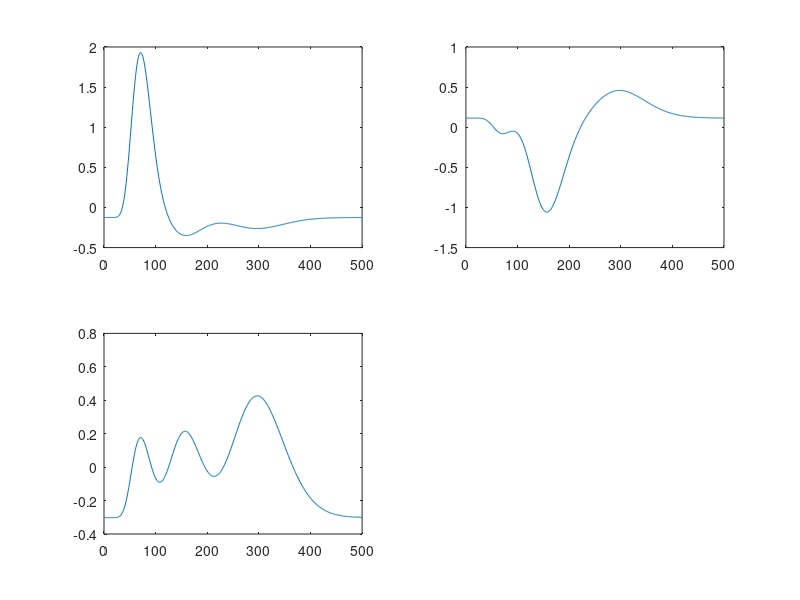

Source code (MATLAB): (Note: this script raises an error after producing the figure.)
function [simu_EEG,SP,SF,Z]= sERP_data_gen(SNR,iMC,chan,len,trial,fs,flag_fig,f_alpha_seed)
% ERP_data_gen - generate artifical EEG data with given SNR channel length trial and sample-rate
%                ERP: three gamma function 
%                spontanous EEG: 1/f noise with Gaussian distribution
% Syntax:  concatEEG = ERP_data_gen(SNR,chan,len,trial,fs)
%
% Inputs:
%    SNR - Signal to Noise Ratio of ERP
%    iMC - index for Monto Carlo 
%    chan - channel number of EEG data
%    len - length of EEG in each trial
%    trial - number of ERP trials
%    fs - sample rate
%    flag_fig - true: plot the figures; false: do not plot any figure
%
% Outputs:
%    concatEEG - concatenated EEG data 
%    
%
% Example: 
%    concatEEG = ERP_data_gen(SNR,chan,len,trial,fs)
%    Line 2 of example
%    Line 3 of example
%
% Other m-files required: f_alpha_gaussian.m
% Subfunctions: none
% MAT-files required: none
%
% 

% Author: Chaohua Wu
% Department of Biomedical Engineering, Tsinghua University
% email: xs.wuchaohua@outlook.com
%
% Nov 4 2013; output spatial pattern C & components Z1
% Oct 29 2013; Last revision: 

%------------- BEGIN CODE --------------
if nargin == 0
SNR = -10; 
chan = 30;
len = 500;
trial = 50;
fs = 1000;
flag_fig = true;
iMC = 5;
f_alpha_seed = [1:30];
end

if nargin == 1
chan = 30;
len = 500;
trial = 100;
fs = 1000;
flag_fig = false;
iMC = 1;
f_alpha_seed = [1:30];
end


if nargin == 2
chan = 30;
len = 500;
trial = 100;
fs = 1000;
flag_fig = false;
f_alpha_seed = [1:30];
end

SNR_white = 20;
nc = 3;
%dnc = 3;
%%%% ERP signal generation %%%%
Z =10*[gampdf([0:len-1],15,5);gampdf([0:len-1],27,6);gampdf([0:len-1],38,8)];
% if flag_fig 
%     figure
%     for i = 1:nc
%         subplot(2,2,i)
%         plot(Z(i,:));
%     end
% end


mask =ones(1,len);
fbound = 60;
mask_index = floor(fbound/(fs/len));
mask(mask_index+1:len-mask_index-1) = 0;
for i = 1:nc
    tempfft = fft(Z(i,:));
    tempfft = tempfft.*mask;
    Z(i,:) = real(ifft(tempfft));
end
Z = detrend(Z','constant')';
[Ut,St,Vt] = svd(Z,'econ');
Z = 10*diag([-1,1,1])*St*Vt';
if flag_fig 
    figure
    for i = 1:nc
        subplot(2,2,i)
        plot(Z(i,:));
    end
end


%  ERP_template = zeros(nc,len);
% % ERP_template.Z2 = zeros(nc,len);
%  for i = 1:nc
%      ERP_template(i,:) = Z(i,:)>0.1;
% %     ERP_template.Z2(i,:) = Z2(i,:)>0.05;
% % % Z1_template(2,:) = Z1(2,:)>0.05;Z2_template(2,:) = Z2(2,:)>0.05;
% % % Z1_template(3,:) = Z1(3,:)>0.05;Z2_template(3,:) = Z2(3,:)>0.05;
% % % Z1_template(4,:) = Z1(4,:)>0.05;Z2_template(4,:) = Z2(4,:)>0.05;
%  end
% if flag_fig
%     figure
%     for i = 1:nc
%         subplot(2,2,i)
%         %plot(ERP_template(i,:),'r--');hold on;
%         plot(ERP_template(i,:));
%     end
% end
% 
% save('sq_template.mat','ERP_template');

%%%%%%%%%%%%%%%% spatial filter
rng((564+SNR)*iMC,'twister'); 
SF = randn(chan,nc); 
SF = orth(SF);
  
%%%% spontaneous EEG
nspEEG = chan;
rng((421+SNR)*iMC,'twister'); 
spEEGmix =  randn(chan,nspEEG);

spEEGsource = zeros(nspEEG,len*trial); 

for insp = 1:nspEEG
    
    temp = f_alpha_gaussian(len*trial,f_alpha_seed(insp));
    spEEGsource(insp,:) = detrend(temp','constant')';

end
%%%%%%%%%% mixed spontaneous EEG
spEEG = spEEGmix*spEEGsource;
spEEG_cov = spEEG*spEEG'/(len*trial);

%%%%%%%%%% spatial pattern
C = spEEG_cov^0.5*SF;
if ~isreal(C)
    disp('stop')
    pause
end
SP = C;
SF = pinv(SF);
%%%%%%%%%% mixed ERP
ERP_simu = repmat(C*Z,[1 1 trial]);

%%%% mix %%%%%
power_ERP = trace(ERP_simu(:,:)*ERP_simu(:,:)');
power_spEEG = trace(spEEG*spEEG');

PR = 10^(SNR/10);% power ratio
ampN = sqrt((power_ERP)/PR/power_spEEG);
spEEG = ampN.*spEEG;

simu_EEG = ERP_simu(:,:)+spEEG(:,:);
simu_EEG = reshape(simu_EEG,[chan,len,trial]);

%%%% add white noise %%%%
rng((4517+SNR)*iMC,'twister'); 
white_noise = randn(chan,len,trial);

power_whn = trace(white_noise(:,:)*white_noise(:,:)');
power_EEG = trace(simu_EEG(:,:)*simu_EEG(:,:)');

ampN1 = sqrt((power_EEG)/(10^(SNR_white/10))/(power_whn));
white_noise = ampN1.*white_noise;

simu_EEG = simu_EEG(:,:)+white_noise(:,:);
simu_EEG = reshape(simu_EEG,[chan,len,trial]);

if flag_fig 
    figure
    plot(simu_EEG(5,:,1));

end
% if ~isreal(simu_EEG)
%     disp('stop here')
%     pause
% end
end
% concatEEG = simu_EEG1(:,:);
% 
% if flag_fig
% 	figure
% 	subplot(1,2,1)
%     plot(concatEEG(1,:));
% 	xlabel('time(ms)');
% 	ylabel('amplitude(\muV)');
% 
%     subplot(1,2,2)
% 	stem([0:len*trial-1]./(len*trial)*fs,abs(fft(concatEEG(1,:)))./(len*trial),'filled');
%     xlabel('frequency (Hz)');
%     ylabel('amplitude (\muV)')
%  
% end




%------------- END OF CODE --------------

